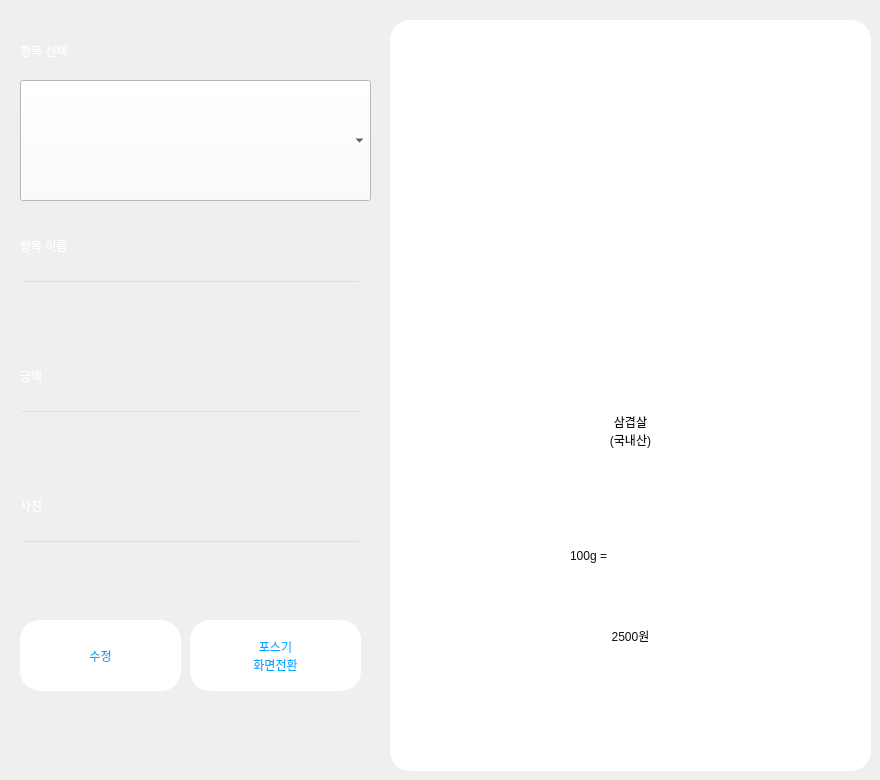
    <widget class="QWidget" name="tab_3">
     <attribute name="title">
      <string>환경설정</string>
     </attribute>
     <widget class="QLabel" name="label_50">
      <property name="geometry">
       <rect>
        <x>20</x>
        <y>20</y>
        <width>361</width>
        <height>61</height>
       </rect>
      </property>
      <property name="styleSheet">
       <string notr="true">color:rgb(255, 255, 255);
font: 75 italic 30pt &quot;Sitka Banner&quot;;
</string>
      </property>
      <property name="text">
       <string>항목 선택</string>
      </property>
     </widget>
     <widget class="QLineEdit" name="ITEMNAME">
      <property name="geometry">
       <rect>
        <x>20</x>
        <y>280</y>
        <width>341</width>
        <height>61</height>
       </rect>
      </property>
      <property name="styleSheet">
       <string notr="true">background-color:rgba(0, 0, 0, 0);
font: 15pt &quot;Cambria&quot;;</string>
      </property>
      <property name="text">
       <string/>
      </property>
     </widget>
     <widget class="QComboBox" name="ITEMLIST">
      <property name="geometry">
       <rect>
        <x>20</x>
        <y>80</y>
        <width>351</width>
        <height>121</height>
       </rect>
      </property>
      <property name="styleSheet">
       <string notr="true">
background-color:rgb(255, 255, 255);
font: 20pt &quot;Cambria&quot;;
</string>
      </property>
     </widget>
     <widget class="QLabel" name="label_51">
      <property name="geometry">
       <rect>
        <x>20</x>
        <y>220</y>
        <width>341</width>
        <height>51</height>
       </rect>
      </property>
      <property name="styleSheet">
       <string notr="true">color:rgb(255, 255, 255);
font: 75 italic 30pt &quot;Sitka Banner&quot;;
</string>
      </property>
      <property name="text">
       <string>항목 이름</string>
      </property>
     </widget>
     <widget class="QLabel" name="label_52">
      <property name="geometry">
       <rect>
        <x>20</x>
        <y>350</y>
        <width>341</width>
        <height>51</height>
       </rect>
      </property>
      <property name="styleSheet">
       <string notr="true">color:rgb(255, 255, 255);
font: 75 italic 30pt &quot;Sitka Banner&quot;;
</string>
      </property>
      <property name="text">
       <string>금액</string>
      </property>
     </widget>
     <widget class="QLabel" name="label_53">
      <property name="geometry">
       <rect>
        <x>20</x>
        <y>480</y>
        <width>341</width>
        <height>51</height>
       </rect>
      </property>
      <property name="styleSheet">
       <string notr="true">color:rgb(255, 255, 255);
font: 75 italic 30pt &quot;Sitka Banner&quot;;
</string>
      </property>
      <property name="text">
       <string>사진</string>
      </property>
     </widget>
     <widget class="QLineEdit" name="ITEMPRICE">
      <property name="geometry">
       <rect>
        <x>20</x>
        <y>410</y>
        <width>341</width>
        <height>61</height>
       </rect>
      </property>
      <property name="styleSheet">
       <string notr="true">background-color:rgba(0, 0, 0, 0);
font: 15pt &quot;Cambria&quot;;</string>
      </property>
      <property name="text">
       <string/>
      </property>
     </widget>
     <widget class="QLineEdit" name="ITEMPICTURE">
      <property name="geometry">
       <rect>
        <x>20</x>
        <y>540</y>
        <width>341</width>
        <height>61</height>
       </rect>
      </property>
      <property name="styleSheet">
       <string notr="true">background-color:rgba(0, 0, 0, 0);
font: 15pt &quot;Cambria&quot;;</string>
      </property>
      <property name="text">
       <string/>
      </property>
     </widget>
     <widget class="QPushButton" name="CHANGEBUTTON">
      <property name="geometry">
       <rect>
        <x>20</x>
        <y>620</y>
        <width>161</width>
        <height>71</height>
       </rect>
      </property>
      <property name="styleSheet">
       <string notr="true">QPushButton{
border-radius: 20px;
background-color:rgb(255, 255, 255);
font: 20pt &quot;Cambria&quot;;
color: rgb(0, 170, 255)
}</string>
      </property>
      <property name="text">
       <string>수정</string>
      </property>
     </widget>
     <widget class="QPushButton" name="CONFIGUREBACK">
      <property name="geometry">
       <rect>
        <x>190</x>
        <y>620</y>
        <width>171</width>
        <height>71</height>
       </rect>
      </property>
      <property name="styleSheet">
       <string notr="true">QPushButton{
border-radius: 20px;
background-color:rgb(255, 255, 255);
font: 20pt &quot;Cambria&quot;;
color: rgb(0, 170, 255)
}</string>
      </property>
      <property name="text">
       <string>포스기
화면전환</string>
      </property>
     </widget>
     <widget class="QLabel" name="SETTINGSNAME">
      <property name="geometry">
       <rect>
        <x>400</x>
        <y>340</y>
        <width>461</width>
        <height>181</height>
       </rect>
      </property>
      <property name="styleSheet">
       <string notr="true">border-radius: 20px;
background-color:rgb(255, 255, 255);
font: 75 12pt &quot;Cambria&quot;;
color: rgb(15, 15, 15);</string>
      </property>
      <property name="text">
       <string>삼겹살
(국내산)</string>
      </property>
      <property name="alignment">
       <set>Qt::AlignCenter</set>
      </property>
     </widget>
     <widget class="QLabel" name="SETTINGSPRICE">
      <property name="geometry">
       <rect>
        <x>420</x>
        <y>540</y>
        <width>421</width>
        <height>191</height>
       </rect>
      </property>
      <property name="styleSheet">
       <string notr="true">border-radius: 20px;
background-color:rgb(255, 255, 255);
font: 20pt &quot;Cambria&quot;;
color: rgb(15, 15, 15);</string>
      </property>
      <property name="text">
       <string>2500원</string>
      </property>
      <property name="alignment">
       <set>Qt::AlignCenter</set>
      </property>
     </widget>
     <widget class="QLabel" name="label_54">
      <property name="geometry">
       <rect>
        <x>390</x>
        <y>20</y>
        <width>481</width>
        <height>751</height>
       </rect>
      </property>
      <property name="styleSheet">
       <string notr="true">border-radius: 20px;
background-color:rgb(255, 255, 255);
font: 20pt &quot;Cambria&quot;;
color: rgb(0, 170, 255)</string>
      </property>
      <property name="text">
       <string/>
      </property>
     </widget>
     <widget class="QLabel" name="label_55">
      <property name="geometry">
       <rect>
        <x>570</x>
        <y>520</y>
        <width>121</width>
        <height>71</height>
       </rect>
      </property>
      <property name="styleSheet">
       <string notr="true">border-radius: 20px;
background-color:rgb(255, 255, 255);
font: 30pt &quot;Cambria&quot;;
color: rgb(15, 15, 15);</string>
      </property>
      <property name="text">
       <string>100g =</string>
      </property>
     </widget>
     <widget class="QLabel" name="SETTINGSIMAGE">
      <property name="geometry">
       <rect>
        <x>420</x>
        <y>50</y>
        <width>411</width>
        <height>291</height>
       </rect>
      </property>
      <property name="text">
       <string/>
      </property>
      <property name="pixmap">
       <pixmap>삼겹살.png</pixmap>
      </property>
      <property name="scaledContents">
       <bool>true</bool>
      </property>
     </widget>
     <zorder>label_54</zorder>
     <zorder>label_50</zorder>
     <zorder>ITEMNAME</zorder>
     <zorder>ITEMLIST</zorder>
     <zorder>label_51</zorder>
     <zorder>label_52</zorder>
     <zorder>label_53</zorder>
     <zorder>ITEMPRICE</zorder>
     <zorder>ITEMPICTURE</zorder>
     <zorder>CHANGEBUTTON</zorder>
     <zorder>CONFIGUREBACK</zorder>
     <zorder>SETTINGSNAME</zorder>
     <zorder>SETTINGSPRICE</zorder>
     <zorder>label_55</zorder>
     <zorder>SETTINGSIMAGE</zorder>
    </widget>
